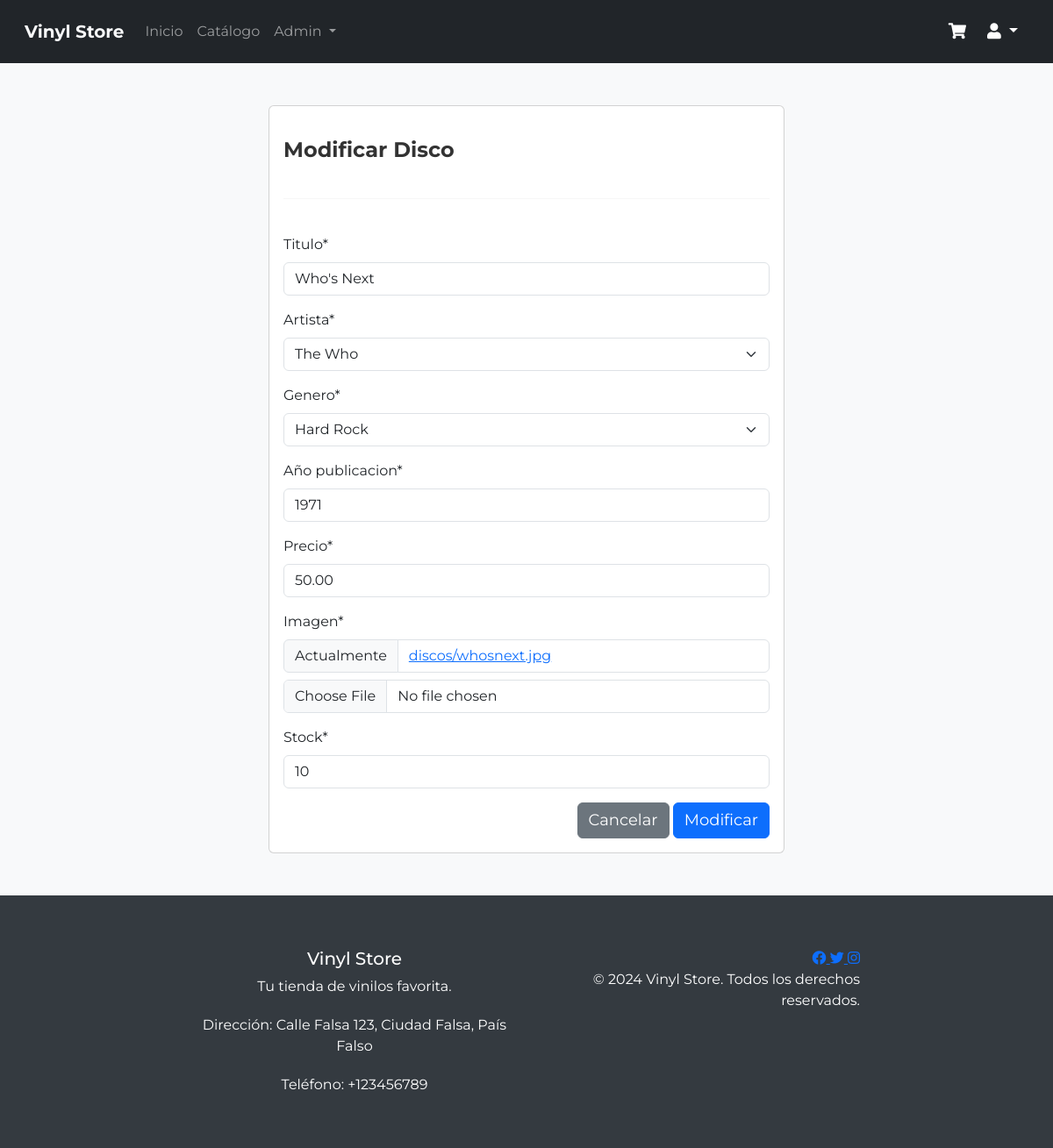
Page /modificar-disco/1/ (signed in) on the committed database.
### aplicacion/models.py (models this page shows, shortened)
class Disco(models.Model):
    titulo = models.CharField(max_length=200)
    artista = models.ForeignKey(Artista, on_delete=models.CASCADE)
    genero = models.ForeignKey(Genero, on_delete=models.CASCADE)
    año_publicacion = models.IntegerField()
    precio = models.DecimalField(max_digits=8, decimal_places=2)
    imagen = models.ImageField(upload_to="discos", null=True)
    stock = models.PositiveIntegerField(default=0)

### aplicacion/views.py (the view, shortened to what this page needs)
# urls.py: path('modificar-disco/<id>/',modificar_disco, name='modificar_disco'),
@permission_required('aplicacion.change_disco')
def modificar_disco(request, id):
    disco = get_object_or_404(Disco, id=id)
    data = {
        'form' : DiscoForm(instance=disco)
    }
    return render(request, 'aplicacion/administrador/modificar.html', data)

### aplicacion/forms.py (shortened to what this page needs)
class DiscoForm(forms.ModelForm):
    class Meta:
        model = Disco
        fields = '__all__'

### aplicacion/models.py (called while the page is built)
    def __str__(self):
        return self.nombre

    def __str__(self):
        return self.nombre

### aplicacion/templates/aplicacion/administrador/modificar.html (shortened to what this page needs)
{% extends "aplicacion/base.html" %}
{% block content %}
{% load static %}
{% load crispy_forms_tags %}
<br>
<div class="row">
    <div class="col-12 col-md-6 offset-md-3">
        <div class="card">
            <div class="card-body">
                <h2>Modificar Disco</h2>
                <hr>
                <form action="" method="post" enctype="multipart/form-data">
                    {{ form | crispy }}
                    <div class="d-flex justify-content-end">
                        <input type="submit" value="Cancelar" class="btn btn-secondary">
                        <input type="submit" value="Modificar" class="btn btn-primary">
                    </div>
                </form>
            </div>
        </div>
    </div>
</div>
<br>
{% endblock content %}

### aplicacion/static/aplicacion/css/main.css (style rules this page uses)
body { font-family: 'Montserrat', sans-serif; background-color: #f8f9fa; margin-bottom: 0; }
hr { border-top: 1px solid #ddd; margin-top: 40px; margin-bottom: 40px; }
h2 { margin-top: 20px; margin-bottom: 20px; }
.btn { font-size: 18px; }
h2 { font-size: 1.5rem; font-weight: bold; color: #333; margin-bottom: 10px; }

### rows in the picture
Disco: titulo "Who's Next", artista "The Who", genero "Hard Rock", año_publicacion "1971", precio "50.00", stock "10"
